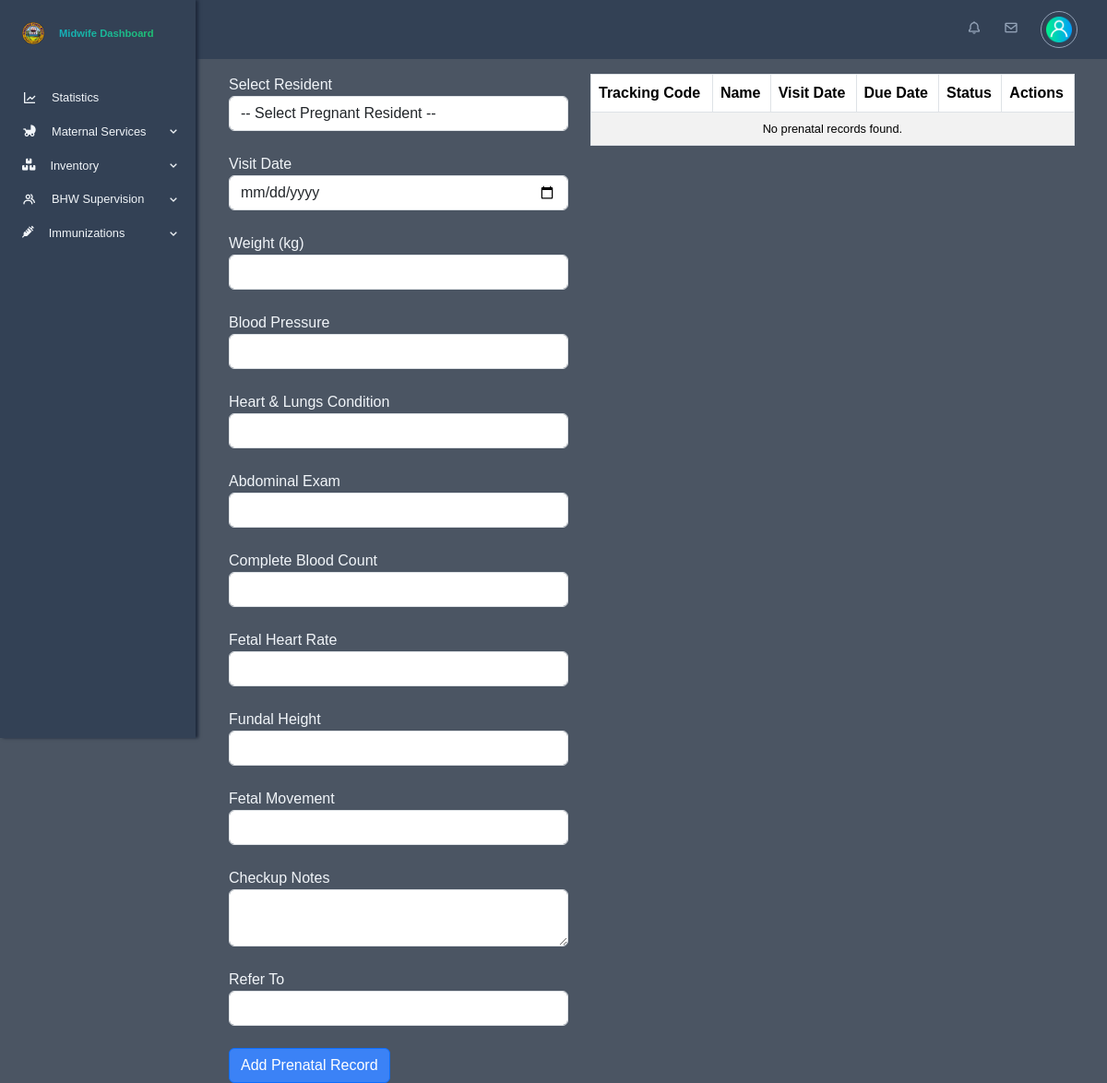
/app/views/midwife/prenatals.php, run on an earlier commit of the app's database.
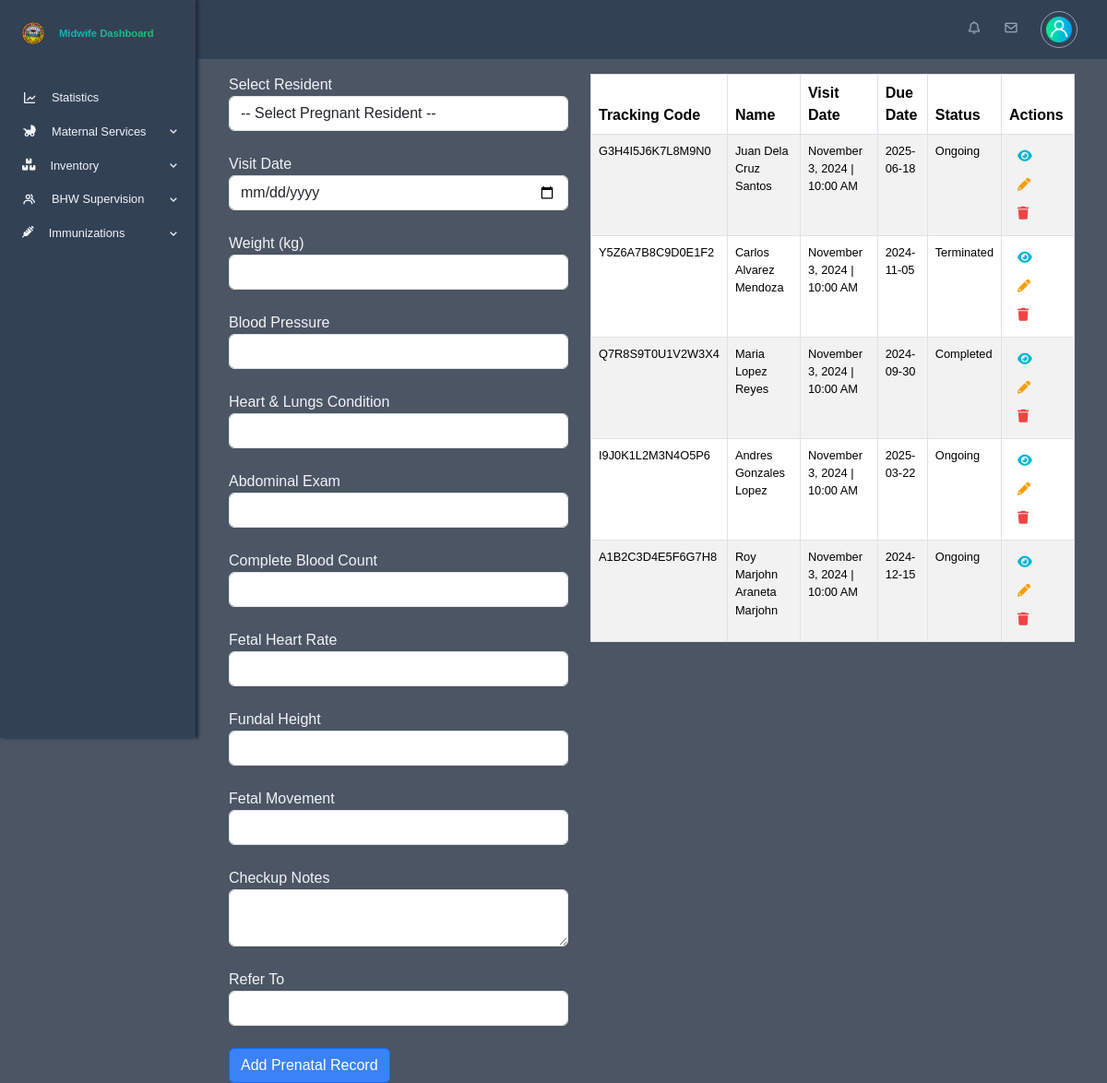
And on a later commit of the database.
### tables this page shows
CREATE TABLE `prenatals` (
  `prenatal_id` int(10) NOT NULL,
  `tracking_code` varchar(255) NOT NULL,
  `pregnancy_id` int(10) NOT NULL,
  `sched_id` int(10) NOT NULL,
  `bhw_id` int(10) NOT NULL,
  `weight` decimal(10,2) DEFAULT NULL,
  `blood_pressure` varchar(255) DEFAULT NULL,
  `heart_lungs_condition` varchar(255) DEFAULT NULL,
  `abdominal_exam` varchar(255) DEFAULT NULL,
  `complete_blood_count` varchar(255) DEFAULT NULL,
  `fetal_heart_rate` varchar(255) DEFAULT NULL,
  `fundal_height` varchar(255) DEFAULT NULL,
  `fetal_movement` varchar(255) DEFAULT NULL,
  `checkup_notes` text DEFAULT NULL,
  `refer_to` varchar(255) DEFAULT NULL,
  `created_at` timestamp NOT NULL DEFAULT current_timestamp(),
  `updated_at` timestamp NOT NULL DEFAULT current_timestamp() ON UPDATE current_timestamp()
);

CREATE TABLE `personal_information` (
  `personal_info_id` int(10) NOT NULL,
  `lastname` varchar(255) NOT NULL,
  `firstname` varchar(255) NOT NULL,
  `middlename` varchar(255) NOT NULL,
  `date_of_birth` date DEFAULT NULL,
  `civil_status` enum('Single','Married','Widowed','Legally Separated') DEFAULT NULL,
  `educational_attainment` enum('Elementary Graduate','Elementary Undergraduate','Highschool Graduate','Highschool Undergraduate','College Graduate','College Undergraduate') DEFAULT NULL,
  `occupation` varchar(255) DEFAULT NULL,
  `religion` varchar(100) DEFAULT NULL,
  `citizenship` varchar(100) DEFAULT NULL,
  `address_id` int(10) NOT NULL,
  `sex` enum('male','female') NOT NULL,
  `phone_number` varchar(20) NOT NULL,
  `email` varchar(255) NOT NULL,
  `id_picture` varchar(255) DEFAULT NULL,
  `created_at` datetime NOT NULL DEFAULT current_timestamp(),
  `updated_at` datetime NOT NULL DEFAULT current_timestamp()
);

CREATE TABLE `prenatal_schedules` (
  `sched_id` int(10) NOT NULL,
  `sched_date` datetime(6) NOT NULL,
  `sched_note` varchar(255) NOT NULL
);

CREATE TABLE `pregnancy` (
  `pregnancy_id` int(10) NOT NULL,
  `resident_id` int(10) NOT NULL,
  `expected_due_date` date NOT NULL,
  `pregnancy_status` enum('Ongoing','Completed','Terminated') NOT NULL,
  `created_at` timestamp NOT NULL DEFAULT current_timestamp(),
  `updated_at` timestamp NOT NULL DEFAULT current_timestamp() ON UPDATE current_timestamp()
);

### app/models/get_prenatals.php (called while the page is built, shortened)
<?php
function getAllPrenatals($conn) {
    $sql = "
        SELECT
            p.*,
            pr.*,
            r.resident_id,
            pi.lastname,
            pi.firstname,
            pi.middlename,
            pi.phone_number,
            pi.email,
            ps.sched_date,
            ps.sched_note
        FROM
            prenatals AS p
        JOIN
            pregnancy AS pr ON p.pregnancy_id = pr.pregnancy_id
        JOIN
            residents AS r ON pr.resident_id = r.resident_id
        JOIN
            personal_information AS pi ON r.personal_info_id = pi.personal_info_id
        JOIN
            prenatal_schedules AS ps ON p.sched_id = ps.sched_id
        ORDER BY
            p.prenatal_id DESC
    ";
    $result = $conn->query($sql);
    $prenatals = [];
    while ($row = $result->fetch_assoc()) {
        $prenatals[] = $row;
    }
    return $prenatals;
}
?>

### app/views/midwife/prenatals.php (the view, shortened to what the rows shown need)
<?php
require './config/db_config.php';
require './app/models/get_prenatals.php';
$prenatalsData = getAllPrenatals($conn);
?>
<!DOCTYPE html>
<html lang="en">
<head>
    <?php include './app/views/globals/head.php'; ?>
    <link rel="stylesheet" href="https://cdn.datatables.net/1.11.5/css/dataTables.bootstrap5.min.css">
    <link rel="stylesheet" href="./public/css/midwife-prenatals.css">
</head>
<body>
    <div class="container-fluid height-100 main-content">
        <div class="row">
            <div class="col-md-7">
                <table id="prenatalsTable" class="table table-striped table-bordered">
                    <thead>
                        <tr>
                            <th>Tracking Code</th>
                            <th>Name</th>
                            <th>Visit Date</th>
                            <th>Due Date</th>
                            <th>Status</th>
                            <th>Actions</th>
                        </tr>
                    </thead>
                    <tbody>
                        <?php if (!empty($prenatalsData)): ?>
                            <?php foreach ($prenatalsData as $prenatal): ?>
                                <tr>
                                    <td><?= htmlspecialchars($prenatal['tracking_code']) ?></td>
                                    <td><?= htmlspecialchars($prenatal['firstname'] . ' ' . $prenatal['middlename'] . ' ' . $prenatal['lastname']) ?></td>
                                    <td>
                                        <?php
                                            $date = new DateTime($prenatal['sched_date']);
                                            echo htmlspecialchars($date->format('F j, Y | h:i A'));
                                        ?>
                                    </td>
                                    <td><?= htmlspecialchars($prenatal['expected_due_date']) ?></td>
                                    <td><?= htmlspecialchars($prenatal['pregnancy_status']) ?></td>
                                    <td>
                                        <button class="btn btn-sm view-btn"><i class="fa-solid fa-eye"></i></button>
                                        <button class="btn btn-sm edit-btn"><i class="fa-solid fa-pencil-alt"></i></button>
                                        <button class="btn btn-sm delete-btn"><i class="fa-solid fa-trash"></i></button>
                                    </td>
                                </tr>
                            <?php endforeach; ?>
                        <?php else: ?>
                            <tr>
                                <td colspan="6" class="text-center">No prenatal records found.</td>
                            </tr>
                        <?php endif; ?>
                    </tbody>
                </table>
            </div>
        </div>
    </div>
</body>
</html>

What changed in the data, as far as the page shows it:
added prenatals: tracking_code "G3H4I5J6K7L8M9N0", personal_information.firstname+middlename+lastname "Juan Dela Cruz Santos", sched.sched_date "November 3, 2024 | 10:00 AM", pregnancy.expected_due_date "2025-06-18", pregnancy.pregnancy_status "Ongoing"
added prenatals: tracking_code "Y5Z6A7B8C9D0E1F2", personal_information.firstname+middlename+lastname "Carlos Alvarez Mendoza", sched.sched_date "November 3, 2024 | 10:00 AM", pregnancy.expected_due_date "2024-11-05", pregnancy.pregnancy_status "Terminated"
added prenatals: tracking_code "Q7R8S9T0U1V2W3X4", personal_information.firstname+middlename+lastname "Maria Lopez Reyes", sched.sched_date "November 3, 2024 | 10:00 AM", pregnancy.expected_due_date "2024-09-30", pregnancy.pregnancy_status "Completed"
added prenatals: tracking_code "I9J0K1L2M3N4O5P6", personal_information.firstname+middlename+lastname "Andres Gonzales Lopez", sched.sched_date "November 3, 2024 | 10:00 AM", pregnancy.expected_due_date "2025-03-22", pregnancy.pregnancy_status "Ongoing"
added prenatals: tracking_code "A1B2C3D4E5F6G7H8", personal_information.firstname+middlename+lastname "Roy Marjohn Araneta Marjohn", sched.sched_date "November 3, 2024 | 10:00 AM", pregnancy.expected_due_date "2024-12-15", pregnancy.pregnancy_status "Ongoing"
Also different on the page:
text no longer shown: "No prenatal records found."
